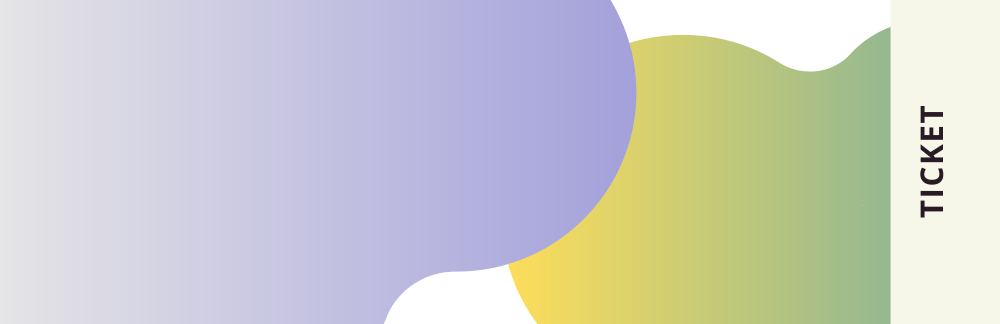
#> input picture tickets/tckts/tic2.png, 2000 x 647 px, found by its file name (shown at 1/2 size)
$ python ticket2.py   (older library calls are emulated)
#> lines starting #> are read from the running program, lines starting #| are printed output that depends on the picture
from PIL import Image,ImageDraw,ImageFont
import os
if not os.path.exists('tickets/ticketsave'):
    os.makedirs('tickets/ticketsave')
FONT_COLOR = "#000000"
temp = Image.open('tickets/tckts/tic2.png')
#> temp is the input picture: PIL image 2000x647 RGBA; mean R, G, B, A 204.5, 205.6, 200.7, 255
WIDTH, HEIGHT = temp.size
#> WIDTH = 2000; HEIGHT = 647
def make_tickets2(name,event,date,org,venue,email,phone,time):
#> called with name = 'Soham Chakraborty', event = 'Metathon', date = '28.12.2022', venue = 'Taal Kutir Convention', email = 'prithasaha19@gmail.com', phone = '9800910906', time = '09:30 a.m.'
    image_source = Image.open('tickets/tckts/tic2.png')
    draw = ImageDraw.Draw(image_source)
    name_width, name_height = draw.textsize(name)
#> name_width = 92; name_height = 12
    draw.text((1407,290), name, fill=FONT_COLOR,font=ImageFont.truetype("arial.ttf",25))
    event_width, event_height = draw.textsize(event)
#> event_width = 45; event_height = 10
    draw.text((306,216), event, fill=FONT_COLOR,font=ImageFont.truetype("arial.ttf",120))
    date_width, date_height = draw.textsize(date)
#> date_width = 52; date_height = 10
    draw.text((468,489), date, fill=FONT_COLOR,font=ImageFont.truetype("arial.ttf",25))
    venue_width, venue_height = draw.textsize(venue)
#> venue_width = 101; venue_height = 10
    draw.text((348,409), venue, fill=FONT_COLOR,font=ImageFont.truetype("arial.ttf",40))
    org_width, org_height = draw.textsize(org)
#> org_width = 198; org_height = 12
    draw.text((101,90), org, fill=FONT_COLOR,font=ImageFont.truetype("arial.ttf",50))
    email_width, email_height = draw.textsize(email)
#> email_width = 118; email_height = 12
    draw.text((1369,434),email, fill=FONT_COLOR,font=ImageFont.truetype("arial.ttf",25))
    phone_width, phone_height = draw.textsize(phone)
#> phone_width = 60; phone_height = 10
    draw.text((1412,367),phone, fill=FONT_COLOR,font=ImageFont.truetype("arial.ttf",25))
    time_width, time_height = draw.textsize(time)
#> time_width = 46; time_height = 10
    draw.text((472,531),time, fill=FONT_COLOR,font=ImageFont.truetype("arial.ttf",25))
    image_source.save('tickets/ticketsave/ticket.png', format='PNG')
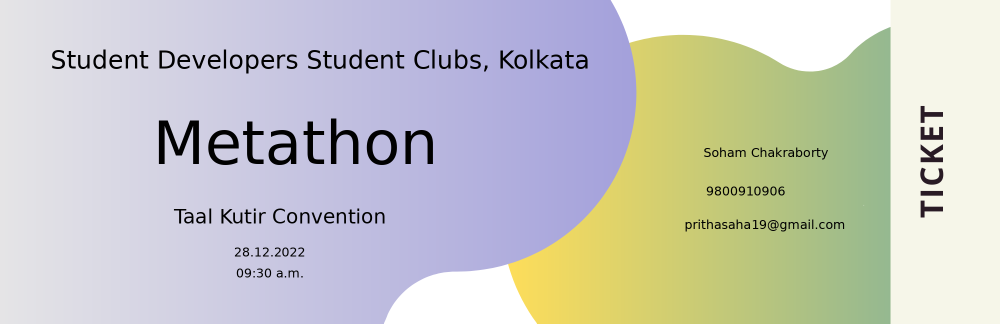
#> saved as ticket.png: PIL image 2000x647 RGBA (shown at 1/2 size); mean R, G, B, A 199.2, 200.3, 194.9, 255

if __name__ == "__main__":
    names = ["Soham Chakraborty", "Kaustav Giri", "Pritha Saha","Ujjaini Ray"]
    event = "Metathon"
    date = "28.12.2022"
    venue = "Taal Kutir Convention"
    org = "Student Developers Student Clubs, Kolkata"
    phone = "9800910906"
    email = "prithasaha19@gmail.com"
    time = "09:30 a.m."
    for name in names:
        make_tickets2(name,event,date,org,venue,email,phone,time)
    print(len(names), "Tickets done.")
